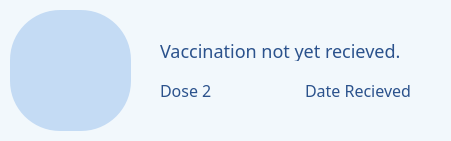
      <widget class="QFrame" name="vaccineDose2FrameFS">
       <property name="geometry">
        <rect>
         <x>400</x>
         <y>320</y>
         <width>451</width>
         <height>141</height>
        </rect>
       </property>
       <property name="styleSheet">
        <string notr="true">background: #F2F8FC;
border-radius: 50px;</string>
       </property>
       <property name="frameShape">
        <enum>QFrame::StyledPanel</enum>
       </property>
       <property name="frameShadow">
        <enum>QFrame::Raised</enum>
       </property>
       <widget class="QLabel" name="vaccineIcon2FrameFS">
        <property name="geometry">
         <rect>
          <x>10</x>
          <y>10</y>
          <width>121</width>
          <height>121</height>
         </rect>
        </property>
        <property name="styleSheet">
         <string notr="true">background: #C4DBF4;
border-radius: 50px;</string>
        </property>
        <property name="text">
         <string/>
        </property>
        <property name="scaledContents">
         <bool>false</bool>
        </property>
        <property name="alignment">
         <set>Qt::AlignCenter</set>
        </property>
       </widget>
       <widget class="QLabel" name="showDose2BatchFS">
        <property name="geometry">
         <rect>
          <x>160</x>
          <y>80</y>
          <width>71</width>
          <height>20</height>
         </rect>
        </property>
        <property name="font">
         <font>
          <family>Avenir Next</family>
          <pointsize>-1</pointsize>
          <weight>25</weight>
          <bold>false</bold>
         </font>
        </property>
        <property name="styleSheet">
         <string notr="true">font-weight: 200;
font-size: 16px;
color:#2B528C;

</string>
        </property>
        <property name="text">
         <string>Dose 2</string>
        </property>
       </widget>
       <widget class="QLabel" name="showDose2NameFS">
        <property name="geometry">
         <rect>
          <x>160</x>
          <y>40</y>
          <width>271</width>
          <height>21</height>
         </rect>
        </property>
        <property name="font">
         <font>
          <family>Arial Rounded MT Bold</family>
          <pointsize>-1</pointsize>
          <weight>37</weight>
          <bold>false</bold>
         </font>
        </property>
        <property name="styleSheet">
         <string notr="true">font-weight: 300;
font-size: 18px;
color:#2B528C;

</string>
        </property>
        <property name="text">
         <string>Vaccination not yet recieved.</string>
        </property>
        <property name="alignment">
         <set>Qt::AlignLeading|Qt::AlignLeft|Qt::AlignVCenter</set>
        </property>
       </widget>
       <widget class="QLabel" name="showDose2DateFS">
        <property name="geometry">
         <rect>
          <x>240</x>
          <y>80</y>
          <width>171</width>
          <height>20</height>
         </rect>
        </property>
        <property name="font">
         <font>
          <family>Avenir Next</family>
          <pointsize>-1</pointsize>
          <weight>25</weight>
          <bold>false</bold>
         </font>
        </property>
        <property name="styleSheet">
         <string notr="true">font-weight: 200;
font-size: 16px;
color:#2B528C;

</string>
        </property>
        <property name="text">
         <string>Date Recieved</string>
        </property>
        <property name="alignment">
         <set>Qt::AlignRight|Qt::AlignTrailing|Qt::AlignVCenter</set>
        </property>
       </widget>
       <widget class="QLabel" name="imgVaccineIcon2FS_2">
        <property name="geometry">
         <rect>
          <x>51</x>
          <y>43</y>
          <width>41</width>
          <height>51</height>
         </rect>
        </property>
        <property name="styleSheet">
         <string notr="true">background: #C4DBF4;
border-radius: 5px;</string>
        </property>
        <property name="text">
         <string/>
        </property>
        <property name="pixmap">
         <pixmap resource="Resources.qrc">:/res/images/iconVaccine.png</pixmap>
        </property>
        <property name="scaledContents">
         <bool>true</bool>
        </property>
        <property name="alignment">
         <set>Qt::AlignCenter</set>
        </property>
       </widget>
      </widget>
